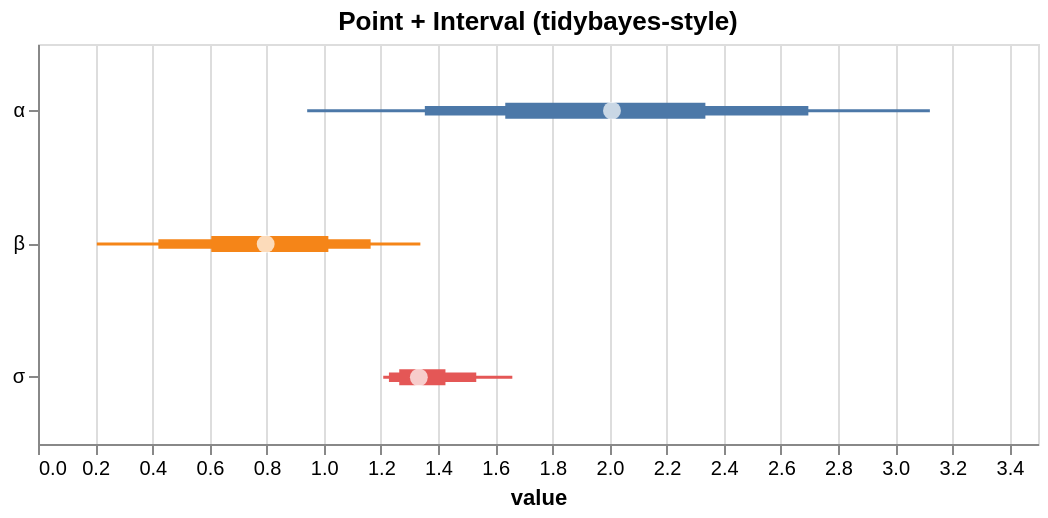

The specification (Vega-Lite) saved for this image:
### Vega-Lite specification from a JSON file in a GitHub repository (floating-point values rounded to 4 significant figures)
{"$schema": "https://vega.github.io/schema/vega-lite/v5.json", "height": 200, "layer": [{"encoding": {"x2": {"field": "hi_0_95_"}, "x": {"field": "lo_0_95_", "title": "value", "type": "quantitative"}, "color": {"field": "parameter", "type": "nominal", "legend": null}, "y": {"axis": {"title": null}, "field": "parameter", "type": "nominal"}}, "mark": {"strokeWidth": 1.5, "type": "rule"}}, {"encoding": {"x2": {"field": "hi_0_8_"}, "x": {"field": "lo_0_8_", "title": "value", "type": "quantitative"}, "color": {"field": "parameter", "type": "nominal", "legend": null}, "y": {"axis": {"title": null}, "field": "parameter", "type": "nominal"}}, "mark": {"strokeWidth": 4.75, "type": "rule"}}, {"encoding": {"x2": {"field": "hi_0_5_"}, "x": {"field": "lo_0_5_", "title": "value", "type": "quantitative"}, "color": {"field": "parameter", "type": "nominal", "legend": null}, "y": {"axis": {"title": null}, "field": "parameter", "type": "nominal"}}, "mark": {"strokeWidth": 8.0, "type": "rule"}}, {"encoding": {"x": {"field": "__point__", "type": "quantitative"}, "y": {"field": "parameter", "type": "nominal"}}, "mark": {"filled": true, "color": "white", "size": 80, "type": "point"}}], "data": {"values": [{"parameter": "α", "lo_0_95_": 0.9421, "lo_0_8_": 1.354, "hi_0_8_": 2.696, "hi_0_5_": 2.336, "__point__": 2.009, "hi_0_95_": 3.122, "lo_0_5_": 1.635}, {"parameter": "β", "lo_0_95_": 0.2059, "lo_0_8_": 0.4213, "hi_0_8_": 1.164, "hi_0_5_": 1.016, "__point__": 0.7968, "hi_0_95_": 1.338, "lo_0_5_": 0.6065}, {"parameter": "σ", "lo_0_95_": 1.208, "lo_0_8_": 1.228, "hi_0_8_": 1.534, "hi_0_5_": 1.426, "__point__": 1.333, "hi_0_95_": 1.66, "lo_0_5_": 1.264}]}, "title": "Point + Interval (tidybayes-style)", "width": 500}
